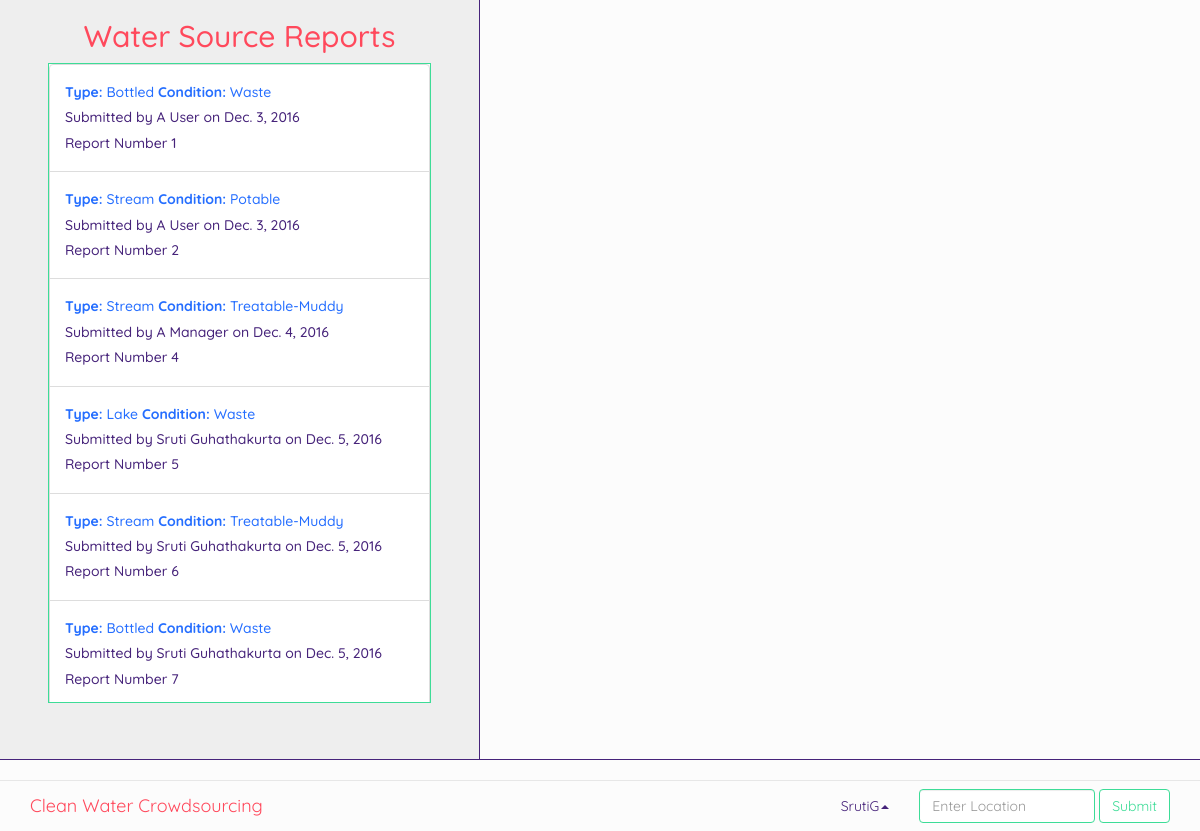
/clean_water_crowdsourcing/main/ (signed in), run on the app's committed database.
### clean_water_crowdsourcing/models.py (models this page shows, shortened)
class WaterSourceReport(models.Model):
    reporter_name = models.ForeignKey(Account, on_delete=models.CASCADE)
    report_number = models.AutoField(primary_key=True)
    water_type = models.CharField(max_length=20)
    water_condition = models.CharField(max_length=20)
    water_location = models.CharField(max_length=50, unique=True)
    report_date = models.DateField(auto_now_add = True)

class Account(models.Model):
    first_name = models.CharField(max_length=20)
    last_name = models.CharField(max_length=20)
    password = models.CharField(max_length=20)
    email=models.CharField(max_length=30, unique=True)
    username = models.CharField(max_length=20, primary_key = True)
    phone = models.CharField(max_length=11)
    address_street = models.CharField(max_length=20)
    address_city = models.CharField(max_length=20)
    address_state = models.CharField(max_length=2)
    address_zip = models.CharField(max_length=10)
    account_type = models.CharField(max_length=1)
    def __str__(self):
        return self.first_name + " " + self.last_name

### clean_water_crowdsourcing/views.py (the view)
# urls.py: url(r'main/', views.main, name='main'),
def main(request):
    username = request.session.get('username')
    user = request.session.get('user')
    worker = request.session.get('worker')
    manager = request.session.get('manager')
    admin = request.session.get('admin')
    account = Account.objects.get(username=username)
    sourceReports = WaterSourceReport.objects.all()
    purityReports = WaterPurityReport.objects.all()
    return render(request, 'clean_water_crowdsourcing/main.html', {'username': username, 'user': user, 'worker': worker,
                                                                   'manager': manager, 'admin': admin, 'account': account,
                                                                   'sourceReports': sourceReports, 'purityReports': purityReports})

### clean_water_crowdsourcing/templates/clean_water_crowdsourcing/main.html (shortened to what this page needs)
{% extends 'clean_water_crowdsourcing/layout.html' %}
{%block content %}
<div class="main navigation">
    <div class="jumbotron wsr">
        <h2 class="pink text-center">Water Source Reports</h2>
        <div class="navigation container reports green-border">
            <ul class="list-group report-items">
                {% for report in sourceReports %}
                <li class="list-group-item">
                    {% if manager %}
                    <a href="#" class="view-graph" onclick="viewGraph('{{ report.water_location }}')"><h5 class="blue"><b>Type:</b> {{ report.water_type }} <b>Condition:</b> {{ report.water_condition }}</h5></a>
                    {% else %}
                    <h5 class="blue"><b>Type:</b> {{ report.water_type }} <b>Condition:</b> {{ report.water_condition }}</h5>
                    {% endif %}
                    <h5 class="purple">Submitted by {{ report.reporter_name }} on {{ report.report_date }}</h5>
                    <h5 class="purple">Report Number {{ report.report_number }}</h5>
                </li>
                {% endfor %}
            </ul>
        </div>
    </div>
    <div id="map"></div>
</div>
<nav class="navigation navbar navbar-default navbar-fixed-bottom">
    <div class="container">
        <div class="navbar-header">
            <a class="navbar-brand pink">Clean Water Crowdsourcing</a>
        </div>
        <form class="navbar-form navbar-right">
            <div class="form-group">
                <input type="text" class="form-control green-border" placeholder="Enter Location">
            </div>
            <button type="submit" class="btn btn-default green green-border">Submit</button>
        </form>
        <ul class="nav navbar-nav navbar-right">
            <li class="dropdown">
                <a href="#" class="dropdown-toggle purple" data-toggle="dropdown" role="button" aria-haspopup="true" aria-expanded="false">{{ username }}<span class="caret"></span></a>
            </li>
        </ul>
    </div>
</nav>
{% endblock %}

### clean_water_crowdsourcing/static/clean_water_crowdsourcing/css/index.css (style rules this page uses)
:root { --primaryDark: #256eff; .--primaryDark: #053c5e; --primary: #3ddc97; .--primary: #1f7a8c; --primaryLight: #fcfcfc; .primaryLight: #bfdbf7; --text: #46237a; .--text: #a31621; --header: #ff495c; .--header: #db222a; }
body { background-color: var(--primaryLight); font-family: 'Quicksand', sans-serif; }
.main { height: 91.5vh; padding: 0px; border-bottom: solid 1px var(--text); position: relative; }
.navigation { background-color: var(--primaryLight) ! important; }
.purple { color: var(--text) ! important; }
.pink { color: var(--header) ! important; }
.green { color: var(--primary) ! important; }
.blue { color: var(--primaryDark) ! important; }
#map { width: 60%; height: 100%; display: inline-block; margin: 0px; padding: 0px; }
.wsr { width: 40%; height: 100%; display: inline-block; float: left; margin: 0px; padding-top: 0px; border-right: solid 1px var(--text); }
.green-border { border-style: solid; border-color: var(--primary); border-width: 1px; }
.reports { height: 90%; width: 80%; padding: 0px; overflow-y: scroll; }
.report-items { width: 100%; margin: 0px; }

### data on the page
WaterSourceReport: water_type "Bottled", water_condition "Waste", reporter_name "A User", report_date "Dec. 3, 2016", report_number "1"
WaterSourceReport: water_type "Stream", water_condition "Potable", reporter_name "A User", report_date "Dec. 3, 2016", report_number "2"
WaterSourceReport: water_type "Stream", water_condition "Treatable-Muddy", reporter_name "A Manager", report_date "Dec. 4, 2016", report_number "4"
WaterSourceReport: water_type "Lake", water_condition "Waste", reporter_name "Sruti Guhathakurta", report_date "Dec. 5, 2016", report_number "5"
WaterSourceReport: water_type "Stream", water_condition "Treatable-Muddy", reporter_name "Sruti Guhathakurta", report_date "Dec. 5, 2016", report_number "6"
WaterSourceReport: water_type "Bottled", water_condition "Waste", reporter_name "Sruti Guhathakurta", report_date "Dec. 5, 2016", report_number "7"

### other printed values
{{ username }} "SrutiG"
